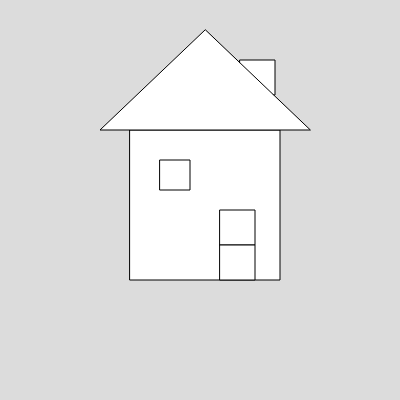
Frame 1 (no input)
Frame 60 (no input): identical to frame 1, image omitted
Frame 120 (the mouse pressed at the canvas centre since frame 60): identical to frame 1, image omitted

The p5.js sketch that drew this single still picture (run headless with seeded random() and noise() and a simulated clock; from frame 60 on, the mouse is pressed at the canvas centre):

// p5.js sketch
// ── sketch.js

function setup() {
  createCanvas(400, 400);
}

function draw() {
  background(220);
  rect(130, 130, 150)
  rect(240, 60, 35)
  triangle(205, 30, 100, 130, 310, 130)
  rect(160, 160, 30)  
  rect(220, 210, 35)
  rect(220, 245, 35)
  
}
